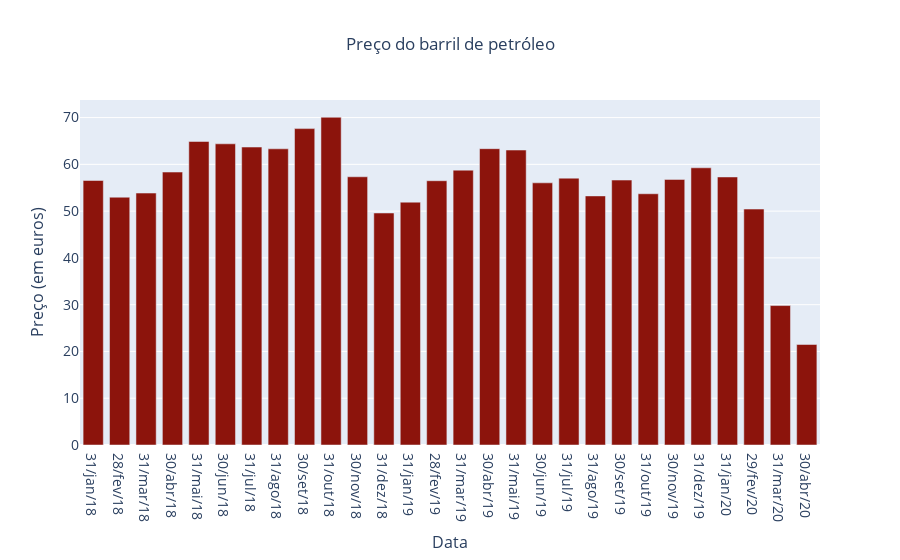

The notebook cell this image was saved under:
### Code cell
fig_5 = go.Figure()
fig_5.add_trace(go.Bar(x=dados5['Anos'],
                y=dados5['Preço do petróleo por barril'],
                marker_color='rgb(140, 20, 12)'
                ))

fig_5.update_layout(
    title='Preço do barril de petróleo',
    title_x=0.5,
    xaxis=dict(
        title='Data',
        titlefont_size=16,
        tickfont_size=14,
    ),
    yaxis=dict(
        title='Preço (em euros)',
        titlefont_size=16,
        tickfont_size=14,
    ),
    legend=dict(
        x=0,
        y=1.0,
     
    ),
    barmode='group',
    bargap=0.15, # gap between bars of adjacent location coordinates.
    bargroupgap=0.1 # gap between bars of the same location coordinate.
)
fig_5.write_image('/Users/dianamartins/Documents/GitHub/Epidemiologia/Trabalho_final/Imagens/preco_petroleo.png')
fig_5.show()

### Figure 1 — Plotly figure (JSON) as saved in the notebook; plotly's stock layout.template omitted (floating-point values rounded to 4 significant figures)
{"data": [{"marker": {"color": "rgb(140, 20, 12)"}, "type": "bar", "x": ["31/jan/18", "28/fev/18", "31/mar/18", "30/abr/18", "31/mai/18", "30/jun/18", "31/jul/18", "31/ago/18", "30/set/18", "31/out/18", "30/nov/18", "31/dez/18", "31/jan/19", "28/fev/19", "31/mar/19", "30/abr/19", "31/mai/19", "30/jun/19", "31/jul/19", "31/ago/19", "30/set/19", "31/out/19", "30/nov/19", "31/dez/19", "31/jan/20", "29/fev/20", "31/mar/20", "30/abr/20"], "y": [56.55, 52.98, 53.86, 58.35, 64.89, 64.39, 63.7, 63.32, 67.64, 70.07, 57.34, 49.6, 51.92, 56.5, 58.76, 63.35, 63.06, 56.05, 57.05, 53.25, 56.64, 53.71, 56.78, 59.26, 57.3, 50.44, 29.81, 21.49]}], "layout": {"bargap": 0.15, "bargroupgap": 0.1, "barmode": "group", "legend": {"x": 0, "y": 1}, "title": {"text": "Preço do barril de petróleo", "x": 0.5}, "xaxis": {"tickfont": {"size": 14}, "title": {"font": {"size": 16}, "text": "Data"}}, "yaxis": {"tickfont": {"size": 14}, "title": {"font": {"size": 16}, "text": "Preço (em euros)"}}}}
